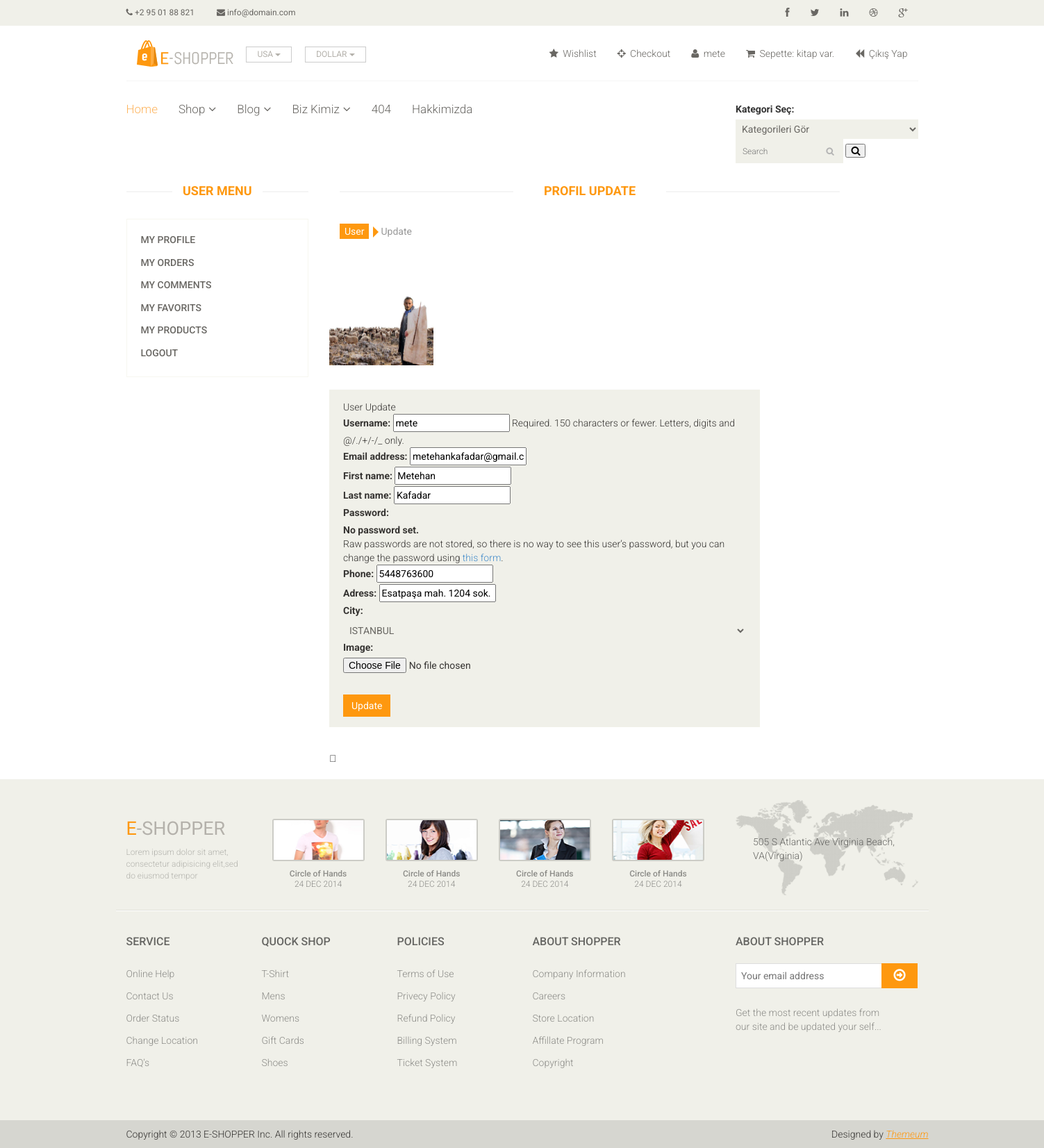
The page /user/update/ (signed in) on the database as committed earlier.
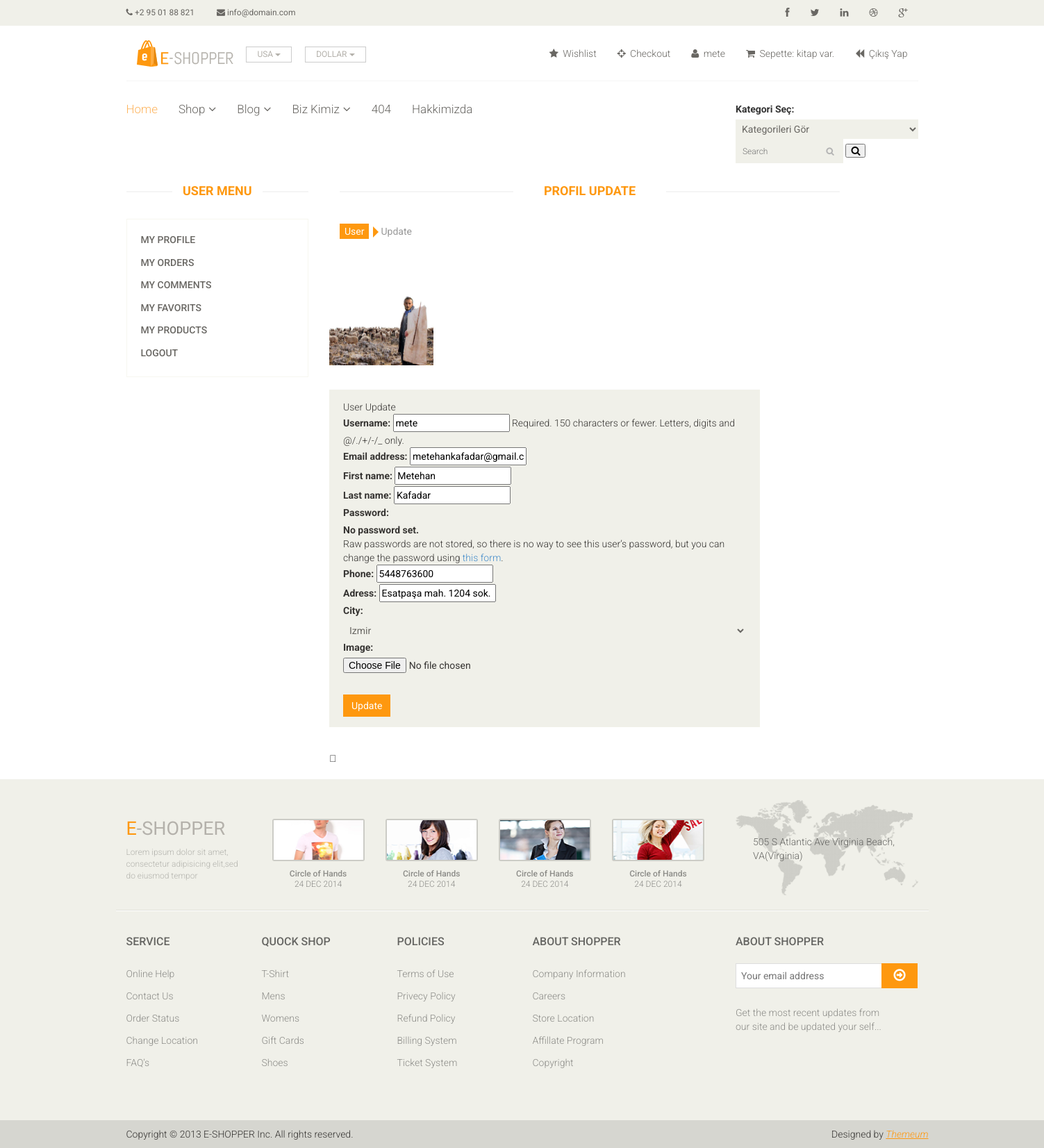
The same page on the database as committed later.
### home/models.py (models this page shows, shortened)
class UserProfile(models.Model):
    user =models.OneToOneField(User, on_delete=models.CASCADE)
    phone = models.CharField(blank=True, max_length=20)
    adress = models.CharField(blank=True, max_length=150)
    city = models.CharField(blank=True, max_length=20)
    country = models.CharField(blank=True, max_length=20)
    image =models.ImageField(blank=True,upload_to='images/users/')
    def image_tag(self):
        return mark_safe('<img src="{}" height="50" />'.format(self.image.url))
    image_tag.short_description = 'Image'

### user/views.py (the view)
# urls.py: path('update/',views.user_update,name='user_update'),
@login_required(login_url='/login')
def user_update(request):
    if request.method == 'POST':
        user_form = UserUpdateForm(request.POST,instance=request.user)
        profile_form = ProfileUpdateForm(request.POST,request.FILES,instance=request.user.userprofile)
        if user_form.is_valid() and profile_form.is_valid():
            user_form.save()
            profile_form.save()
            messages.success(request,'Your account has beed updated')
            return redirect('/')
    else:
        category = Category.objects.all()
        user_form = UserUpdateForm(instance=request.user)
        profile_form = ProfileUpdateForm(instance=request.user.userprofile)
        context={
            'category':category,
            'user_form':user_form,
            'profile_form':profile_form
        }
        return render(request,'user_update.html',context)

### user/forms.py
class UserUpdateForm(UserChangeForm):
    class Meta:
        model = User
        fields = ('username','email','first_name','last_name')
        widgets ={
            'username':TextInput(attrs={'class':'input','placeholder':'username'}),
            'email':EmailInput(attrs={'class':'input','placeholder':'email'}),
            'first_name': TextInput(attrs={'class': 'input', 'placeholder': 'first_name'}),
            'last_name': TextInput(attrs={'class': 'input', 'placeholder': 'last_name'}),
        }

class ProfileUpdateForm(forms.ModelForm):
    class Meta:
        model = UserProfile
        fields = ('phone','adress','city','image')
        widgets = {
            'phone': TextInput(attrs={'class': 'input', 'placeholder': 'phone'}),
            'adress': TextInput(attrs={'class': 'input', 'placeholder': 'address'}),
            'city': Select(attrs={'class': 'input', 'placeholder': 'city'},choices=CITY),
            'country': TextInput(attrs={'class': 'input', 'placeholder': 'country'}),
            'image': FileInput(attrs={'class': 'input', 'placeholder': 'image'}),
        }

### user/templates/user_update.html (shortened to what this page needs)
{% extends "homebase.html" %}
{% block content %}
   {% include "user_panel.html" %}
                    <div class="col-sm-8">
					<div class="blog-post-area">
						<h2 class="title text-center">Profil Update </h2>
						<table class="glyphicon-shopping-cart table">
                            <thead>
                            <section id="cart_items">
                                <div class="container">
			<div class="breadcrumbs">
				<ol class="breadcrumb">
				  <li><a href="/user">User</a></li>
				  <li class="active">Update</li>
				</ol>
			</div>
        </div>
                                <img src="{{ user.userprofile.image.url }}" style="height: 100px;width: 150px">
			<div class="shopper-informations">
				<div class="row">
					<div class="col-sm-10">
						<div class="register-req">
							<p>User Update</p>
							<form method="POST" enctype="multipart/form-data">
                                <fieldset class="form-group">
								{{ user_form.as_p }}
                                {{ profile_form.as_p}}
                                    </fieldset>
                                <button type="submit" class="btn btn-primary" >Update</a>
							</form>
						</div>
					</div>
                </div>
            </div>
                            </section></thead></table></div>
	</section>
 {% endblock %}

Rows that differ between the two databases and show on the page:
changed UserProfile "Esatpaşa mah. 1204 sok. manolya apt kat 3 daire 11 no 6": city "ISTANBUL" → "Izmir"
